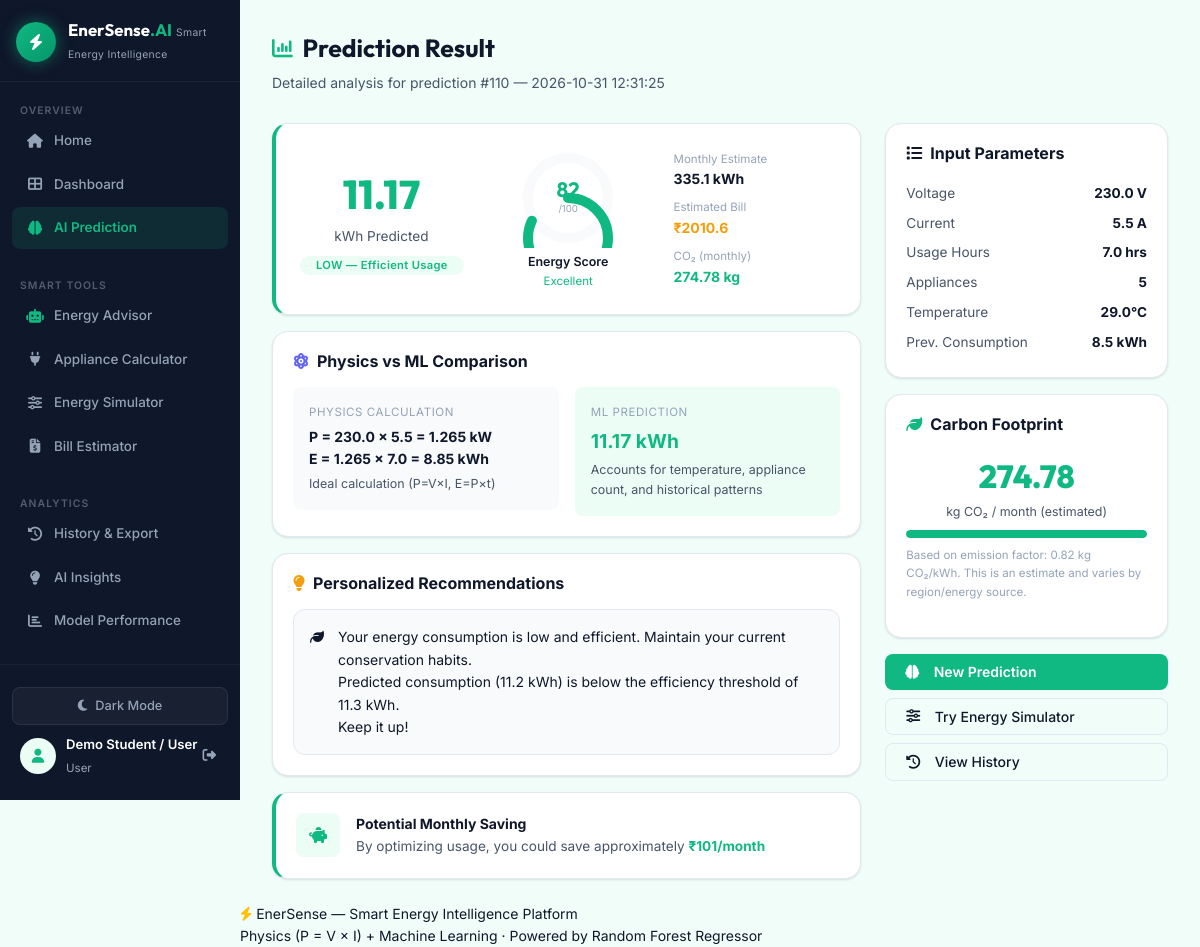
Screenshot of /result/110 (signed in) with the database file from the repository.
### tables this page shows
CREATE TABLE predictions (
        id INTEGER PRIMARY KEY AUTOINCREMENT,
        timestamp DATETIME DEFAULT CURRENT_TIMESTAMP,
        voltage REAL NOT NULL,
        current REAL NOT NULL,
        usage_hours REAL NOT NULL,
        number_of_appliances INTEGER NOT NULL,
        temperature REAL NOT NULL,
        previous_consumption REAL NOT NULL,
        predicted_consumption REAL NOT NULL,
        consumption_level TEXT NOT NULL,
        recommendation TEXT NOT NULL
    , user_id INTEGER);

CREATE TABLE user_profiles (
        id INTEGER PRIMARY KEY AUTOINCREMENT,
        user_id INTEGER UNIQUE NOT NULL,
        home_type TEXT DEFAULT 'Apartment',
        num_people INTEGER DEFAULT 2,
        monthly_budget REAL DEFAULT 2000.0,
        tariff_rate REAL DEFAULT 6.0,
        region TEXT DEFAULT 'India',
        currency TEXT DEFAULT '₹',
        emission_factor REAL DEFAULT 0.82,
        updated_at DATETIME DEFAULT CURRENT_TIMESTAMP,
        FOREIGN KEY (user_id) REFERENCES users (id)
    );

### app.py (the view)
@app.route('/result/<int:record_id>')
@login_required
def result(record_id):
    record = get_prediction_by_id(record_id)
    if not record:
        flash("Prediction record not found.", "warning")
        return redirect(url_for('predict'))
    thresholds = metrics_data.get('thresholds', {'low': 11.35, 'high': 23.02})
    level, color, label = classify_consumption(record['predicted_consumption'], thresholds)
    physics_power_kw = calculate_power_kw(record['voltage'], record['current'])
    ideal_physics_kwh = calculate_energy_kwh(physics_power_kw, record['usage_hours'])
    profile = get_user_profile(session.get('user_id'))
    tariff = profile.get('tariff_rate', 6.0)
    emission_factor = profile.get('emission_factor', 0.82)
    predicted = record['predicted_consumption']
    monthly_kwh = round(predicted * 30, 2)
    monthly_bill = calculate_bill(monthly_kwh, tariff)
    co2_daily = calculate_co2_emissions(predicted, emission_factor)
    co2_monthly = calculate_co2_emissions(monthly_kwh, emission_factor)
    energy_score = calculate_energy_score(
        predicted,
        record['usage_hours'],
        record['number_of_appliances'],
        record['temperature'],
        thresholds
    )
    tips = generate_recommendations(
        predicted, level, record['voltage'], record['current'],
        record['usage_hours'], record['number_of_appliances'],
        record['temperature'], record['previous_consumption']
    )
    potential_saving = round(monthly_bill * 0.15, 0) if level != 'LOW' else round(monthly_bill * 0.05, 0)
    return render_template(
        'result.html',
        record=record, level=level, color=color, level_label=label,
        physics_power_kw=physics_power_kw, ideal_physics_kwh=ideal_physics_kwh,
        monthly_kwh=monthly_kwh, monthly_bill=monthly_bill,
        co2_daily=co2_daily, co2_monthly=co2_monthly,
        energy_score=energy_score, tips=tips,
        potential_saving=potential_saving,
        tariff=tariff, emission_factor=emission_factor,
        thresholds=thresholds, metrics=metrics_data
    )

### templates/result.html (shortened to what this page needs)
{% extends "base.html" %}
{% block content %}
<div class="page-container">
    <div class="page-header">
        <h1 class="page-title"><i class="fas fa-chart-column color-accent"></i> Prediction Result</h1>
        <p class="page-subtitle">Detailed analysis for prediction #{{ record.id }} — {{ record.timestamp }}</p>
    </div>
    <div class="row g-4">
        <div class="col-lg-8">
            <div class="card-glass mb-3" style="border-left: 4px solid {{ color }};">
                <div class="card-body p-4">
                    <div class="row align-items-center">
                        <div class="col-md-4 text-center mb-3 mb-md-0">
                            <div style="font-size: 2.5rem; font-weight: 800; font-family: 'Outfit'; color: {{ color }};">
                                {{ record.predicted_consumption }}
                            </div>
                            <div style="font-size: 0.85rem; color: var(--text-secondary);">kWh Predicted</div>
                            <span class="badge badge-level badge-{{ level|lower }} mt-2 px-3 py-1">{{ level }} — {{ level_label }}</span>
                        </div>
                        <div class="col-md-4 text-center">
                            <div class="score-ring-container mx-auto mb-1" style="width: 100px; height: 100px;">
                                <svg width="100" height="100" viewBox="0 0 100 100">
                                    <circle class="score-ring-bg" cx="50" cy="50" r="40" stroke-width="8"/>
                                    <circle class="score-ring-fill" cx="50" cy="50" r="40" stroke-width="8"
                                            stroke="{{ energy_score.color }}" data-score="{{ energy_score.score }}"
                                            style="stroke-dasharray: {{ 2 * 3.14159 * 40 }}; stroke-dashoffset: {{ 2 * 3.14159 * 40 }};">
                                    </circle>
                                </svg>
                                <div class="score-ring-text">
                                    <div class="score-value" style="font-size: 1.3rem; color: {{ energy_score.color }};">{{ energy_score.score }}</div>
                                    <div class="score-label" style="font-size: 0.6rem;">/100</div>
                                </div>
                            </div>
                            <div style="font-size: 0.78rem; font-weight: 600;">Energy Score</div>
                            <div style="font-size: 0.72rem; color: {{ energy_score.color }};">{{ energy_score.status }}</div>
                        </div>
                        <div class="col-md-4">
                            <div class="mb-2">
                                <div style="font-size: 0.72rem; color: var(--text-muted);">Monthly Estimate</div>
                                <div class="fw-bold">{{ monthly_kwh }} kWh</div>
                            </div>
                            <div class="mb-2">
                                <div style="font-size: 0.72rem; color: var(--text-muted);">Estimated Bill</div>
                                <div class="fw-bold color-warning">₹{{ monthly_bill }}</div>
                            </div>
                            <div>
                                <div style="font-size: 0.72rem; color: var(--text-muted);">CO₂ (monthly)</div>
                                <div class="fw-bold color-accent">{{ co2_monthly }} kg</div>
                            </div>
                        </div>
                    </div>
                </div>
            </div>
            <div class="card-glass mb-3">
                <div class="card-body">
                    <h6 class="fw-bold mb-3"><i class="fas fa-atom me-2 color-blue"></i>Physics vs ML Comparison</h6>
                    <div class="row g-3">
                        <div class="col-md-6">
                            <div class="p-3 rounded-3" style="background: var(--bg-tertiary);">
                                <div style="font-size: 0.72rem; color: var(--text-muted); text-transform: uppercase; letter-spacing: 0.05em;">Physics Calculation</div>
                                <div class="fw-bold mt-1">P = {{ record.voltage }} × {{ record.current }} = {{ physics_power_kw }} kW</div>
                                <div class="fw-bold">E = {{ physics_power_kw }} × {{ record.usage_hours }} = {{ ideal_physics_kwh }} kWh</div>
                                <div style="font-size: 0.78rem; color: var(--text-secondary); margin-top: 4px;">Ideal calculation (P=V×I, E=P×t)</div>
                            </div>
                        </div>
                        <div class="col-md-6">
                            <div class="p-3 rounded-3" style="background: var(--accent-light);">
                                <div style="font-size: 0.72rem; color: var(--text-muted); text-transform: uppercase; letter-spacing: 0.05em;">ML Prediction</div>
                                <div class="fw-bold mt-1 color-accent" style="font-size: 1.2rem;">{{ record.predicted_consumption }} kWh</div>
                                <div style="font-size: 0.78rem; color: var(--text-secondary); margin-top: 4px;">
                                    Accounts for temperature, appliance count, and historical patterns
                                </div>
                            </div>
                        </div>
                    </div>
                </div>
            </div>
            <div class="card-glass mb-3">
                <div class="card-body">
                    <h6 class="fw-bold mb-3"><i class="fas fa-lightbulb me-2 color-warning"></i>Personalized Recommendations</h6>
                    <div class="d-flex flex-column gap-2">
                        {% for tip in tips %}
                        <div class="tip-card tip-{{ tip.type }}">
                            <div class="tip-icon"><i class="fas {{ tip.icon }}"></i></div>
                            <div>
                                <div class="tip-text">{{ tip.text }}</div>
                                <div class="tip-reason">{{ tip.reason }}</div>
                                <span class="tip-impact">{{ tip.impact }}</span>
                            </div>
                        </div>
                        {% endfor %}
                    </div>
                </div>
            </div>
            {% if potential_saving > 0 %}
            <div class="card-glass" style="border-left: 4px solid var(--accent);">
                <div class="card-body d-flex align-items-center gap-3">
                    <div class="stat-icon bg-accent-light color-accent"><i class="fas fa-piggy-bank"></i></div>
                    <div>
                        <div class="fw-bold">Potential Monthly Saving</div>
                        <div style="font-size: 0.85rem; color: var(--text-secondary);">
                            By optimizing usage, you could save approximately <strong class="color-accent">₹{{ potential_saving|int }}/month</strong>
                        </div>
                    </div>
                </div>
            </div>
            {% endif %}
        </div>
        <div class="col-lg-4">
            <div class="card-glass mb-3">
                <div class="card-body">
                    <h6 class="fw-bold mb-3"><i class="fas fa-list me-2"></i>Input Parameters</h6>
                    <table class="w-100" style="font-size: 0.85rem;">
                        <tr><td class="py-1" style="color: var(--text-secondary);">Voltage</td><td class="py-1 text-end fw-bold">{{ record.voltage }} V</td></tr>
                        <tr><td class="py-1" style="color: var(--text-secondary);">Current</td><td class="py-1 text-end fw-bold">{{ record.current }} A</td></tr>
                        <tr><td class="py-1" style="color: var(--text-secondary);">Usage Hours</td><td class="py-1 text-end fw-bold">{{ record.usage_hours }} hrs</td></tr>
                        <tr><td class="py-1" style="color: var(--text-secondary);">Appliances</td><td class="py-1 text-end fw-bold">{{ record.number_of_appliances }}</td></tr>
                        <tr><td class="py-1" style="color: var(--text-secondary);">Temperature</td><td class="py-1 text-end fw-bold">{{ record.temperature }}°C</td></tr>
                        <tr><td class="py-1" style="color: var(--text-secondary);">Prev. Consumption</td><td class="py-1 text-end fw-bold">{{ record.previous_consumption }} kWh</td></tr>
                    </table>
                </div>
            </div>
            <div class="card-glass mb-3">
                <div class="card-body">
                    <h6 class="fw-bold mb-3"><i class="fas fa-leaf me-2 color-accent"></i>Carbon Footprint</h6>
                    <div class="text-center mb-2">
                        <div style="font-size: 2rem; font-weight: 800; font-family: 'Outfit'; color: var(--accent);">{{ co2_monthly }}</div>
                        <div style="font-size: 0.78rem; color: var(--text-secondary);">kg CO₂ / month (estimated)</div>
                    </div>
                    <div class="progress-bar-custom mb-2">
                        <div class="progress-bar-fill" style="width: {{ [co2_monthly / 50 * 100, 100]|min }}%; background: var(--accent);"></div>
                    </div>
                    <p style="font-size: 0.72rem; color: var(--text-muted);">
                        Based on emission factor: {{ emission_factor }} kg CO₂/kWh. This is an estimate and varies by region/energy source.
                    </p>
                </div>
            </div>
            <div class="d-flex flex-column gap-2">
                <a href="{{ url_for('predict') }}" class="btn btn-accent w-100">
                    <i class="fas fa-brain me-2"></i> New Prediction
                </a>
                <a href="{{ url_for('simulator') }}" class="btn btn-glass w-100">
                    <i class="fas fa-sliders-h me-2"></i> Try Energy Simulator
                </a>
                <a href="{{ url_for('history') }}" class="btn btn-glass w-100">
                    <i class="fas fa-clock-rotate-left me-2"></i> View History
                </a>
            </div>
        </div>
    </div>
</div>
{% endblock %}

### rows the page displays
predictions: id "110", timestamp "2026-10-31 12:31:25", predicted_consumption "11.17", consumption_level "LOW", voltage "230.0", current "5.5", usage_hours "7.0", text "Your energy consumption is low and efficient. Maintain your current conservation habits.", reason "Predicted consumption (11.2 kWh) is below the efficiency threshold of 11.3 kWh.", impact "Keep it up!", number_of_appliances "5", temperature "29.0", previous_consumption "8.5"
user_profiles: emission_factor "0.82"

### other values shown
{{ current_user.name }} "Demo Student / User"
{{ current_user.role }} "User"
{{ level_label }} "Efficient Usage"
{{ energy_score.score }} "82"
{{ energy_score.status }} "Excellent"
{{ monthly_kwh }} "335.1"
{{ monthly_bill }} "2010.6"
{{ co2_monthly }} "274.78"
{{ physics_power_kw }} "1.265"
{{ ideal_physics_kwh }} "8.85"
{{ potential_saving|int }} "101"
